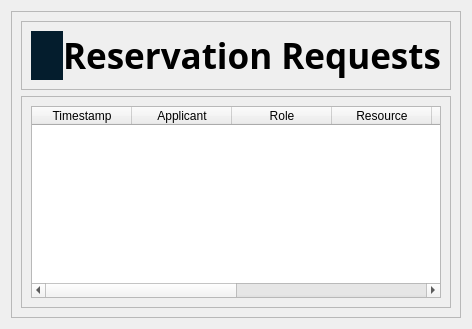
      <widget class="QWidget" name="admin_requests">
       <attribute name="title">
        <string>Tab 3</string>
       </attribute>
       <layout class="QVBoxLayout" name="verticalLayout_5">
        <item>
         <widget class="QFrame" name="frame_2">
          <property name="frameShape">
           <enum>QFrame::StyledPanel</enum>
          </property>
          <property name="frameShadow">
           <enum>QFrame::Raised</enum>
          </property>
          <layout class="QVBoxLayout" name="verticalLayout_6">
           <item>
            <widget class="QFrame" name="frame_3">
             <property name="sizePolicy">
              <sizepolicy hsizetype="Expanding" vsizetype="Expanding">
               <horstretch>0</horstretch>
               <verstretch>0</verstretch>
              </sizepolicy>
             </property>
             <property name="maximumSize">
              <size>
               <width>16777215</width>
               <height>86</height>
              </size>
             </property>
             <property name="frameShape">
              <enum>QFrame::StyledPanel</enum>
             </property>
             <property name="frameShadow">
              <enum>QFrame::Raised</enum>
             </property>
             <layout class="QVBoxLayout" name="verticalLayout_8">
              <item>
               <layout class="QHBoxLayout" name="horizontalLayout_5">
                <property name="spacing">
                 <number>0</number>
                </property>
                <item>
                 <widget class="QPushButton" name="reservation_BTH">
                  <property name="sizePolicy">
                   <sizepolicy hsizetype="Expanding" vsizetype="Expanding">
                    <horstretch>0</horstretch>
                    <verstretch>0</verstretch>
                   </sizepolicy>
                  </property>
                  <property name="minimumSize">
                   <size>
                    <width>0</width>
                    <height>0</height>
                   </size>
                  </property>
                  <property name="maximumSize">
                   <size>
                    <width>66</width>
                    <height>71</height>
                   </size>
                  </property>
                  <property name="cursor">
                   <cursorShape>PointingHandCursor</cursorShape>
                  </property>
                  <property name="toolTip">
                   <string>Go back to home</string>
                  </property>
                  <property name="layoutDirection">
                   <enum>Qt::RightToLeft</enum>
                  </property>
                  <property name="styleSheet">
                   <string notr="true">QPushButton{
background-color: rgb(4, 29, 45);
border-radius:20px;
border:none;
}
QPushButton:hover{
background-color: rgb(11, 79, 167);
border-radius:20px;
border:none;
}</string>
                  </property>
                  <property name="text">
                   <string/>
                  </property>
                  <property name="icon">
                   <iconset>
                    <normaloff>Asset/back-svgrepo-com.svg</normaloff>Asset/back-svgrepo-com.svg</iconset>
                  </property>
                  <property name="iconSize">
                   <size>
                    <width>40</width>
                    <height>60</height>
                   </size>
                  </property>
                 </widget>
                </item>
                <item>
                 <widget class="QLabel" name="resevation_heading">
                  <property name="font">
                   <font>
                    <family>Montserrat</family>
                    <pointsize>26</pointsize>
                    <bold>true</bold>
                   </font>
                  </property>
                  <property name="styleSheet">
                   <string notr="true"/>
                  </property>
                  <property name="text">
                   <string>Reservation Requests</string>
                  </property>
                  <property name="alignment">
                   <set>Qt::AlignCenter</set>
                  </property>
                 </widget>
                </item>
               </layout>
              </item>
             </layout>
            </widget>
           </item>
           <item>
            <widget class="QFrame" name="frame_4">
             <property name="sizePolicy">
              <sizepolicy hsizetype="Preferred" vsizetype="Expanding">
               <horstretch>0</horstretch>
               <verstretch>0</verstretch>
              </sizepolicy>
             </property>
             <property name="frameShape">
              <enum>QFrame::StyledPanel</enum>
             </property>
             <property name="frameShadow">
              <enum>QFrame::Raised</enum>
             </property>
             <layout class="QVBoxLayout" name="verticalLayout_7">
              <item>
               <widget class="QTableWidget" name="tableWidget">
                <column>
                 <property name="text">
                  <string>Timestamp</string>
                 </property>
                </column>
                <column>
                 <property name="text">
                  <string>Applicant</string>
                 </property>
                </column>
                <column>
                 <property name="text">
                  <string>Role</string>
                 </property>
                </column>
                <column>
                 <property name="text">
                  <string>Resource</string>
                 </property>
                </column>
                <column>
                 <property name="text">
                  <string>Date</string>
                 </property>
                </column>
                <column>
                 <property name="text">
                  <string>Time</string>
                 </property>
                </column>
                <column>
                 <property name="text">
                  <string>Status</string>
                 </property>
                </column>
                <column>
                 <property name="text">
                  <string>Notes</string>
                 </property>
                </column>
               </widget>
              </item>
             </layout>
            </widget>
           </item>
          </layout>
         </widget>
        </item>
       </layout>
      </widget>
